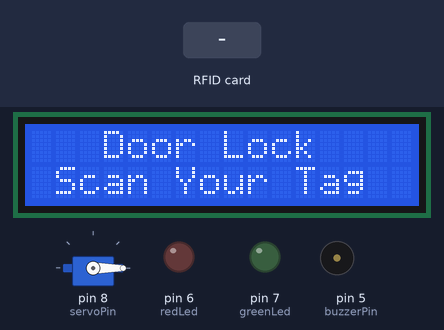
The sketch below on a simulated Arduino Uno, built with avr-gcc and run on an emulated ATmega328P. Parts: servo, 16×2 character LCD, output pins drawn as LEDs (lit = HIGH), buzzer (waves = sounding, pin HIGH). The inputs (shaded band) are chosen by the test bench. Random numbers use the default seed unless the sketch sets one; the modem accepts every AT command (registered, SIM ready, sends succeed) and sends nothing else; pins used as bus, display or sensor lines are not drawn.

Above: at 1.5 s.
1.6 s: RFID card 5E 7A 19 C4 held to the reader
At 2.2 s:
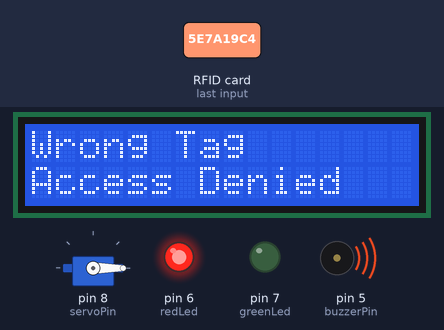
3.1 s: RFID card 23 89 99 2F held to the reader
At 6.6 s:
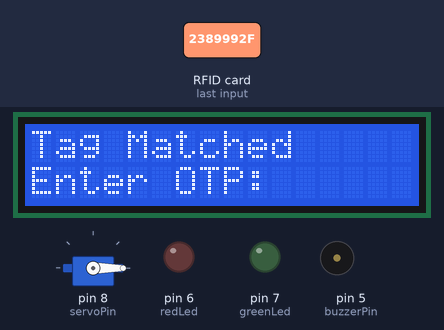
Timing chart, 0 to 8.1 s (numbered marks = the images above; inputs shaded):
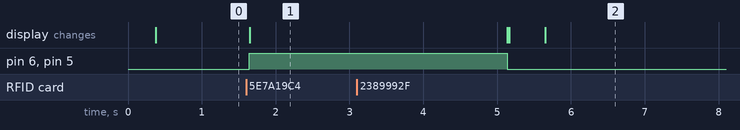

The sketch:

rfid_door_lock_GSM_CODE.ino
```cpp
#include <MFRC522.h>
#include <LiquidCrystal_I2C.h>
#include <Keypad.h>
#include <SoftwareSerial.h>
#include <Servo.h>
#include <SPI.h>
#include <EEPROM.h>

// Create instances
SoftwareSerial SIM900(3, 4); // SoftwareSerial SIM900(Rx, Tx)
MFRC522 mfrc522(10, 9); // MFRC522 mfrc522(SS_PIN, RST_PIN)
LiquidCrystal_I2C lcd(0x27, 16, 2);
Servo sg90;

// Initialize Pins for LEDs, servo, and buzzer
constexpr uint8_t greenLed = 7;
constexpr uint8_t redLed = 6;
constexpr uint8_t servoPin = 8;
constexpr uint8_t buzzerPin = 5;

const String tagUID = "2389992F";
String password = "";
String otp = "";

boolean RFIDMode = true;
boolean NormalMode = true;

char key_pressed = 0;
uint8_t i = 0;

// Defining how many rows and columns our keypad has
const byte rows = 4;
const byte columns = 4;

// Keypad pin map
char hexaKeys[rows][columns] = {
  {'1', '2', '3', 'A'},
  {'4', '5', '6', 'B'},
  {'7', '8', '9', 'C'},
  {'*', '0', '#', 'D'}
};

// Initializing pins for keypad
byte row_pins[rows] = {A0, A1, A2, A3};
byte column_pins[columns] = {2, 1, 0};

// Create instance for keypad
Keypad keypad_key = Keypad(makeKeymap(hexaKeys), row_pins, column_pins, rows, columns);

void setup() {
  // Arduino Pin configuration
  pinMode(buzzerPin, OUTPUT);
  pinMode(redLed, OUTPUT);
  pinMode(greenLed, OUTPUT);
  sg90.attach(servoPin);
  sg90.write(0);

  lcd.init();
  lcd.backlight();
  SPI.begin();
  mfrc522.PCD_Init();

  // Initialize GSM module
  SIM900.begin(9600);
  SIM900.println("AT+CMGF=1");
  delay(100);
  SIM900.println("AT+CNMI=2,2,0,0,0");
  delay(100);
  lcd.clear();
}

void loop() {
  if (!NormalMode) {
    // Function to receive message
    receive_message();
  } else {
    if (RFIDMode) {
      lcd.setCursor(0, 0);
      lcd.print("   Door Lock");
      lcd.setCursor(0, 1);
      lcd.print(" Scan Your Tag ");

      // Look for new cards
      if (!mfrc522.PICC_IsNewCardPresent() || !mfrc522.PICC_ReadCardSerial()) {
        return;
      }

      // Reading from the card
      String tag = "";
      for (byte j = 0; j < mfrc522.uid.size; j++) {
        tag.concat(String(mfrc522.uid.uidByte[j] < 0x10 ? "0" : ""));
        tag.concat(String(mfrc522.uid.uidByte[j], HEX));
      }
      tag.toUpperCase();

      // Checking the card
      if (tag == tagUID) {
        otp = generateOTP(); //
        send_message("Your OTP is: " + otp);
        lcd.clear();
        lcd.print("Tag Matched");
        lcd.setCursor(0, 1);
        lcd.print("Enter OTP:");
        RFIDMode = false;
      } else {
        lcd.clear();
        lcd.setCursor(0, 0);
        lcd.print("Wrong Tag");
        lcd.setCursor(0, 1);
        lcd.print("Access Denied");
        digitalWrite(buzzerPin, HIGH);
        digitalWrite(redLed, HIGH);
        send_message("Wrong tag detected.\nType 'close' to halt the system.");
        delay(3000);
        digitalWrite(buzzerPin, LOW);
        digitalWrite(redLed, LOW);
        lcd.clear();
      }
    } else {
      key_pressed = keypad_key.getKey();
      if (key_pressed) {
        if (key_pressed == '*') {
          password = "";
          lcd.clear();
          lcd.print("Enter OTP:");
          lcd.setCursor(0, 1);
          i = 0;
        } else if (key_pressed == '#') {
          if (password.length() == 4) {
            delay(200);
            if (password == otp) {
              lcd.clear();
              lcd.print("OTP Accepted");
              sg90.write(90);
              digitalWrite(greenLed, HIGH);
              send_message("Door opened.\nIf it wasn't you, type 'close' to halt the system.");
              delay(3000);
              digitalWrite(greenLed, LOW);
              sg90.write(0);
              lcd.clear();
              i = 0;
              RFIDMode = true;
            } else {
              lcd.clear();
              lcd.print("Wrong OTP");
              digitalWrite(buzzerPin, HIGH);
              digitalWrite(redLed, HIGH);
              send_message("Wrong OTP attempt.\nType 'close' to halt the system.");
              delay(3000);
              digitalWrite(buzzerPin, LOW);
              digitalWrite(redLed, LOW);
              lcd.clear();
              i = 0;
              RFIDMode = true;
            }
          }
        } else {
          if (password.length() < 4) {
            password += key_pressed;
            lcd.print("*");
          }
        }
      }
    }
  }
}

// Function to generate a random 4-digit OTP
String generateOTP() {
  String otp = "";
  for (int i = 0; i < 4; i++) {
    otp += String(random(0, 10)); // Generate random digit between 0 and 9
  }
  return otp;
}

// Receiving the message
void receive_message() {
  String incomingData = "";

  if (SIM900.available() > 0) {
    incomingData = SIM900.readString();
    delay(10);
  }

  // if received command is to open the door
  if (incomingData.indexOf("open") >= 0) {
    sg90.write(90);
    NormalMode = true;
    send_message("Door opened.");
    delay(10000);
    sg90.write(0);
  }
  // if received command is to halt the system
  if (incomingData.indexOf("close") >= 0) {
    NormalMode = false;
    send_message("System halted.");
  }
}

// Function to send the message
void send_message(String message) {
  SIM900.println("AT+CMGF=1");
  delay(100);
  SIM900.print("AT+CMGS=\"+91XXXXXXXXXX\"\r"); // Replace with your mobile number
  delay(100);
  SIM900.println(message);
  delay(100);
  SIM900.write(26);
  delay(100);
  SIM900.println();
}
```

Measured:
- after the input at 1.6 s, pin 6 (redLed), pin 5 (buzzerPin): LOW → HIGH at once; the display: changes after 0.05 s (image 1)
